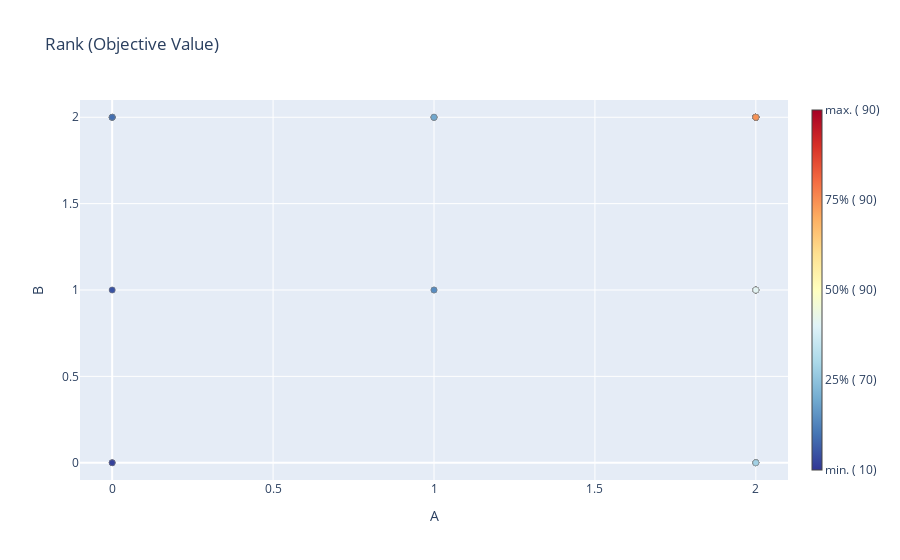

Notebook cell for this chart:
### Code cell
optuna.visualization.plot_rank(study)

### Figure 1 — Plotly figure (JSON) as saved in the notebook; plotly's stock layout.template omitted (floating-point values rounded to 4 significant figures)
{"data": [{"hovertemplate": "%{hovertext}<extra></extra>", "hovertext": ["Trial #0<br>A: 2<br>B: 0<br><b>Objective Value: 70.0</b>", "Trial #1<br>A: 0<br>B: 0<br><b>Objective Value: 10.0</b>", "Trial #2<br>A: 0<br>B: 0<br><b>Objective Value: 10.0</b>", "Trial #3<br>A: 0<br>B: 2<br><b>Objective Value: 30.0</b>", "Trial #4<br>A: 0<br>B: 1<br><b>Objective Value: 20.0</b>", "Trial #5<br>A: 1<br>B: 2<br><b>Objective Value: 60.0</b>", "Trial #6<br>A: 1<br>B: 1<br><b>Objective Value: 50.0</b>", "Trial #7<br>A: 0<br>B: 0<br><b>Objective Value: 10.0</b>", "Trial #8<br>A: 0<br>B: 2<br><b>Objective Value: 30.0</b>", "Trial #9<br>A: 0<br>B: 1<br><b>Objective Value: 20.0</b>", "Trial #10<br>A: 2<br>B: 0<br><b>Objective Value: 70.0</b>", "Trial #11<br>A: 2<br>B: 0<br><b>Objective Value: 70.0</b>", "Trial #12<br>A: 2<br>B: 0<br><b>Objective Value: 70.0</b>", "Trial #13<br>A: 2<br>B: 0<br><b>Objective Value: 70.0</b>", "Trial #14<br>A: 2<br>B: 0<br><b>Objective Value: 70.0</b>", "Trial #15<br>A: 2<br>B: 0<br><b>Objective Value: 70.0</b>", "Trial #16<br>A: 2<br>B: 0<br><b>Objective Value: 70.0</b>", "Trial #17<br>A: 2<br>B: 0<br><b>Objective Value: 70.0</b>", "Trial #18<br>A: 2<br>B: 1<br><b>Objective Value: 80.0</b>", "Trial #19<br>A: 1<br>B: 1<br><b>Objective Value: 50.0</b>", "Trial #20<br>A: 2<br>B: 1<br><b>Objective Value: 80.0</b>", "Trial #21<br>A: 2<br>B: 1<br><b>Objective Value: 80.0</b>", "Trial #22<br>A: 2<br>B: 1<br><b>Objective Value: 80.0</b>", "Trial #23<br>A: 2<br>B: 1<br><b>Objective Value: 80.0</b>", "Trial #24<br>A: 2<br>B: 1<br><b>Objective Value: 80.0</b>", "Trial #25<br>A: 2<br>B: 1<br><b>Objective Value: 80.0</b>", "Trial #26<br>A: 1<br>B: 1<br><b>Objective Value: 50.0</b>", "Trial #27<br>A: 2<br>B: 1<br><b>Objective Value: 80.0</b>", "Trial #28<br>A: 2<br>B: 1<br><b>Objective Value: 80.0</b>", "Trial #29<br>A: 2<br>B: 1<br><b>Objective Value: 80.0</b>", "Trial #30<br>A: 2<br>B: 1<br><b>Objective Value: 80.0</b>", "Trial #31<br>A: 2<br>B: 1<br><b>Objective Value: 80.0</b>", "Trial #32<br>A: 2<br>B: 1<br><b>Objective Value: 80.0</b>", "Trial #33<br>A: 2<br>B: 1<br><b>Objective Value: 80.0</b>", "Trial #34<br>A: 2<br>B: 2<br><b>Objective Value: 90.0</b>", "Trial #35<br>A: 2<br>B: 2<br><b>Objective Value: 90.0</b>", "Trial #36<br>A: 1<br>B: 2<br><b>Objective Value: 60.0</b>", "Trial #37<br>A: 2<br>B: 2<br><b>Objective Value: 90.0</b>", "Trial #38<br>A: 0<br>B: 2<br><b>Objective Value: 30.0</b>", "Trial #39<br>A: 1<br>B: 2<br><b>Objective Value: 60.0</b>", "Trial #40<br>A: 2<br>B: 2<br><b>Objective Value: 90.0</b>", "Trial #41<br>A: 2<br>B: 2<br><b>Objective Value: 90.0</b>", "Trial #42<br>A: 2<br>B: 2<br><b>Objective Value: 90.0</b>", "Trial #43<br>A: 2<br>B: 2<br><b>Objective Value: 90.0</b>", "Trial #44<br>A: 0<br>B: 2<br><b>Objective Value: 30.0</b>", "Trial #45<br>A: 2<br>B: 2<br><b>Objective Value: 90.0</b>", "Trial #46<br>A: 2<br>B: 2<br><b>Objective Value: 90.0</b>", "Trial #47<br>A: 0<br>B: 2<br><b>Objective Value: 30.0</b>", "Trial #48<br>A: 2<br>B: 2<br><b>Objective Value: 90.0</b>", "Trial #49<br>A: 2<br>B: 2<br><b>Objective Value: 90.0</b>", "Trial #50<br>A: 2<br>B: 2<br><b>Objective Value: 90.0</b>", "Trial #51<br>A: 2<br>B: 2<br><b>Objective Value: 90.0</b>", "Trial #52<br>A: 2<br>B: 2<br><b>Objective Value: 90.0</b>", "Trial #53<br>A: 2<br>B: 2<br><b>Objective Value: 90.0</b>", "Trial #54<br>A: 2<br>B: 2<br><b>Objective Value: 90.0</b>", "Trial #55<br>A: 2<br>B: 2<br><b>Objective Value: 90.0</b>", "Trial #56<br>A: 1<br>B: 2<br><b>Objective Value: 60.0</b>", "Trial #57<br>A: 2<br>B: 2<br><b>Objective Value: 90.0</b>", "Trial #58<br>A: 2<br>B: 2<br><b>Objective Value: 90.0</b>", "Trial #59<br>A: 0<br>B: 2<br><b>Objective Value: 30.0</b>", "Trial #60<br>A: 2<br>B: 2<br><b>Objective Value: 90.0</b>", "Trial #61<br>A: 2<br>B: 2<br><b>Objective Value: 90.0</b>", "Trial #62<br>A: 2<br>B: 2<br><b>Objective Value: 90.0</b>", "Trial #63<br>A: 2<br>B: 2<br><b>Objective Value: 90.0</b>", "Trial #64<br>A: 2<br>B: 2<br><b>Objective Value: 90.0</b>", "Trial #65<br>A: 2<br>B: 2<br><b>Objective Value: 90.0</b>", "Trial #66<br>A: 2<br>B: 2<br><b>Objective Value: 90.0</b>", "Trial #67<br>A: 2<br>B: 2<br><b>Objective Value: 90.0</b>", "Trial #68<br>A: 2<br>B: 0<br><b>Objective Value: 70.0</b>", "Trial #69<br>A: 1<br>B: 2<br><b>Objective Value: 60.0</b>", "Trial #70<br>A: 2<br>B: 2<br><b>Objective Value: 90.0</b>", "Trial #71<br>A: 2<br>B: 2<br><b>Objective Value: 90.0</b>", "Trial #72<br>A: 2<br>B: 2<br><b>Objective Value: 90.0</b>", "Trial #73<br>A: 2<br>B: 2<br><b>Objective Value: 90.0</b>", "Trial #74<br>A: 2<br>B: 2<br><b>Objective Value: 90.0</b>", "Trial #75<br>A: 2<br>B: 2<br><b>Objective Value: 90.0</b>", "Trial #76<br>A: 2<br>B: 2<br><b>Objective Value: 90.0</b>", "Trial #77<br>A: 0<br>B: 0<br><b>Objective Value: 10.0</b>", "Trial #78<br>A: 2<br>B: 2<br><b>Objective Value: 90.0</b>", "Trial #79<br>A: 2<br>B: 2<br><b>Objective Value: 90.0</b>", "Trial #80<br>A: 2<br>B: 2<br><b>Objective Value: 90.0</b>", "Trial #81<br>A: 2<br>B: 2<br><b>Objective Value: 90.0</b>", "Trial #82<br>A: 2<br>B: 2<br><b>Objective Value: 90.0</b>", "Trial #83<br>A: 2<br>B: 2<br><b>Objective Value: 90.0</b>", "Trial #84<br>A: 2<br>B: 2<br><b>Objective Value: 90.0</b>", "Trial #85<br>A: 2<br>B: 2<br><b>Objective Value: 90.0</b>", "Trial #86<br>A: 1<br>B: 2<br><b>Objective Value: 60.0</b>", "Trial #87<br>A: 2<br>B: 2<br><b>Objective Value: 90.0</b>", "Trial #88<br>A: 2<br>B: 2<br><b>Objective Value: 90.0</b>", "Trial #89<br>A: 2<br>B: 0<br><b>Objective Value: 70.0</b>", "Trial #90<br>A: 0<br>B: 2<br><b>Objective Value: 30.0</b>", "Trial #91<br>A: 2<br>B: 2<br><b>Objective Value: 90.0</b>", "Trial #92<br>A: 2<br>B: 2<br><b>Objective Value: 90.0</b>", "Trial #93<br>A: 2<br>B: 2<br><b>Objective Value: 90.0</b>", "Trial #94<br>A: 2<br>B: 2<br><b>Objective Value: 90.0</b>", "Trial #95<br>A: 2<br>B: 2<br><b>Objective Value: 90.0</b>", "Trial #96<br>A: 2<br>B: 2<br><b>Objective Value: 90.0</b>", "Trial #97<br>A: 2<br>B: 2<br><b>Objective Value: 90.0</b>", "Trial #98<br>A: 2<br>B: 2<br><b>Objective Value: 90.0</b>", "Trial #99<br>A: 1<br>B: 2<br><b>Objective Value: 60.0</b>"], "marker": {"color": ["rgb(162.0, 209.0, 229.0)", "rgb(52.0, 64.0, 154.0)", "rgb(52.0, 64.0, 154.0)", "rgb(67.0, 111.0, 177.0)", "rgb(58.0, 83.0, 163.0)", "rgb(112.0, 168.0, 207.0)", "rgb(88.0, 140.0, 192.0)", "rgb(52.0, 64.0, 154.0)", "rgb(67.0, 111.0, 177.0)", "rgb(58.0, 83.0, 163.0)", "rgb(162.0, 209.0, 229.0)", "rgb(162.0, 209.0, 229.0)", "rgb(162.0, 209.0, 229.0)", "rgb(162.0, 209.0, 229.0)", "rgb(162.0, 209.0, 229.0)", "rgb(162.0, 209.0, 229.0)", "rgb(162.0, 209.0, 229.0)", "rgb(162.0, 209.0, 229.0)", "rgb(227.0, 244.0, 243.0)", "rgb(88.0, 140.0, 192.0)", "rgb(227.0, 244.0, 243.0)", "rgb(227.0, 244.0, 243.0)", "rgb(227.0, 244.0, 243.0)", "rgb(227.0, 244.0, 243.0)", "rgb(227.0, 244.0, 243.0)", "rgb(227.0, 244.0, 243.0)", "rgb(88.0, 140.0, 192.0)", "rgb(227.0, 244.0, 243.0)", "rgb(227.0, 244.0, 243.0)", "rgb(227.0, 244.0, 243.0)", "rgb(227.0, 244.0, 243.0)", "rgb(227.0, 244.0, 243.0)", "rgb(227.0, 244.0, 243.0)", "rgb(227.0, 244.0, 243.0)", "rgb(249.0, 146.0, 84.0)", "rgb(249.0, 146.0, 84.0)", "rgb(112.0, 168.0, 207.0)", "rgb(249.0, 146.0, 84.0)", "rgb(67.0, 111.0, 177.0)", "rgb(112.0, 168.0, 207.0)", "rgb(249.0, 146.0, 84.0)", "rgb(249.0, 146.0, 84.0)", "rgb(249.0, 146.0, 84.0)", "rgb(249.0, 146.0, 84.0)", "rgb(67.0, 111.0, 177.0)", "rgb(249.0, 146.0, 84.0)", "rgb(249.0, 146.0, 84.0)", "rgb(67.0, 111.0, 177.0)", "rgb(249.0, 146.0, 84.0)", "rgb(249.0, 146.0, 84.0)", "rgb(249.0, 146.0, 84.0)", "rgb(249.0, 146.0, 84.0)", "rgb(249.0, 146.0, 84.0)", "rgb(249.0, 146.0, 84.0)", "rgb(249.0, 146.0, 84.0)", "rgb(249.0, 146.0, 84.0)", "rgb(112.0, 168.0, 207.0)", "rgb(249.0, 146.0, 84.0)", "rgb(249.0, 146.0, 84.0)", "rgb(67.0, 111.0, 177.0)", "rgb(249.0, 146.0, 84.0)", "rgb(249.0, 146.0, 84.0)", "rgb(249.0, 146.0, 84.0)", "rgb(249.0, 146.0, 84.0)", "rgb(249.0, 146.0, 84.0)", "rgb(249.0, 146.0, 84.0)", "rgb(249.0, 146.0, 84.0)", "rgb(249.0, 146.0, 84.0)", "rgb(162.0, 209.0, 229.0)", "rgb(112.0, 168.0, 207.0)", "rgb(249.0, 146.0, 84.0)", "rgb(249.0, 146.0, 84.0)", "rgb(249.0, 146.0, 84.0)", "rgb(249.0, 146.0, 84.0)", "rgb(249.0, 146.0, 84.0)", "rgb(249.0, 146.0, 84.0)", "rgb(249.0, 146.0, 84.0)", "rgb(52.0, 64.0, 154.0)", "rgb(249.0, 146.0, 84.0)", "rgb(249.0, 146.0, 84.0)", "rgb(249.0, 146.0, 84.0)", "rgb(249.0, 146.0, 84.0)", "rgb(249.0, 146.0, 84.0)", "rgb(249.0, 146.0, 84.0)", "rgb(249.0, 146.0, 84.0)", "rgb(249.0, 146.0, 84.0)", "rgb(112.0, 168.0, 207.0)", "rgb(249.0, 146.0, 84.0)", "rgb(249.0, 146.0, 84.0)", "rgb(162.0, 209.0, 229.0)", "rgb(67.0, 111.0, 177.0)", "rgb(249.0, 146.0, 84.0)", "rgb(249.0, 146.0, 84.0)", "rgb(249.0, 146.0, 84.0)", "rgb(249.0, 146.0, 84.0)", "rgb(249.0, 146.0, 84.0)", "rgb(249.0, 146.0, 84.0)", "rgb(249.0, 146.0, 84.0)", "rgb(249.0, 146.0, 84.0)", "rgb(112.0, 168.0, 207.0)"], "line": {"color": "Grey", "width": 0.5}}, "mode": "markers", "showlegend": false, "type": "scatter", "x": [2, 0, 0, 0, 0, 1, 1, 0, 0, 0, 2, 2, 2, 2, 2, 2, 2, 2, 2, 1, 2, 2, 2, 2, 2, 2, 1, 2, 2, 2, 2, 2, 2, 2, 2, 2, 1, 2, 0, 1, 2, 2, 2, 2, 0, 2, 2, 0, 2, 2, 2, 2, 2, 2, 2, 2, 1, 2, 2, 0, 2, 2, 2, 2, 2, 2, 2, 2, 2, 1, 2, 2, 2, 2, 2, 2, 2, 0, 2, 2, 2, 2, 2, 2, 2, 2, 1, 2, 2, 2, 0, 2, 2, 2, 2, 2, 2, 2, 2, 1], "y": [0, 0, 0, 2, 1, 2, 1, 0, 2, 1, 0, 0, 0, 0, 0, 0, 0, 0, 1, 1, 1, 1, 1, 1, 1, 1, 1, 1, 1, 1, 1, 1, 1, 1, 2, 2, 2, 2, 2, 2, 2, 2, 2, 2, 2, 2, 2, 2, 2, 2, 2, 2, 2, 2, 2, 2, 2, 2, 2, 2, 2, 2, 2, 2, 2, 2, 2, 2, 0, 2, 2, 2, 2, 2, 2, 2, 2, 0, 2, 2, 2, 2, 2, 2, 2, 2, 2, 2, 2, 0, 2, 2, 2, 2, 2, 2, 2, 2, 2, 2]}, {"hoverinfo": "none", "marker": {"cmax": 1, "cmin": 0, "colorbar": {"thickness": 10, "ticktext": ["min. ( 10)", "25% ( 70)", "50% ( 90)", "75% ( 90)", "max. ( 90)"], "tickvals": [0, 0.25, 0.5, 0.75, 1]}, "colorscale": [[0, "rgb(49,54,149)"], [0.1, "rgb(69,117,180)"], [0.2, "rgb(116,173,209)"], [0.3, "rgb(171,217,233)"], [0.4, "rgb(224,243,248)"], [0.5, "rgb(255,255,191)"], [0.6, "rgb(254,224,144)"], [0.7, "rgb(253,174,97)"], [0.8, "rgb(244,109,67)"], [0.9, "rgb(215,48,39)"], [1, "rgb(165,0,38)"]], "showscale": true}, "mode": "markers", "showlegend": false, "type": "scatter", "x": [null], "y": [null]}], "layout": {"title": {"text": "Rank (Objective Value)"}, "xaxis": {"range": [-0.1, 2.1], "title": {"text": "A"}}, "yaxis": {"range": [-0.1, 2.1], "title": {"text": "B"}}}}
